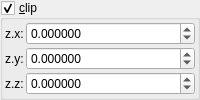
    <widget class="MyGroupBox" name="groupCheck_transf_function_enabledS_false">
     <property name="title">
      <string>&amp;clip</string>
     </property>
     <property name="checkable">
      <bool>true</bool>
     </property>
     <layout class="QVBoxLayout" name="verticalLayout_17" stretch="0">
      <property name="spacing">
       <number>2</number>
      </property>
      <property name="leftMargin">
       <number>2</number>
      </property>
      <property name="topMargin">
       <number>2</number>
      </property>
      <property name="rightMargin">
       <number>2</number>
      </property>
      <property name="bottomMargin">
       <number>2</number>
      </property>
      <item>
       <layout class="QGridLayout" name="gridLayout_6" columnstretch="0,1">
        <property name="spacing">
         <number>2</number>
        </property>
        <item row="1" column="1">
         <widget class="MyDoubleSpinBox" name="spinbox3_transf_offset_333_y">
          <property name="sizePolicy">
           <sizepolicy hsizetype="Minimum" vsizetype="Maximum">
            <horstretch>0</horstretch>
            <verstretch>0</verstretch>
           </sizepolicy>
          </property>
          <property name="prefix">
           <string/>
          </property>
          <property name="suffix">
           <string/>
          </property>
          <property name="decimals">
           <number>6</number>
          </property>
          <property name="minimum">
           <double>-99.989999999999995</double>
          </property>
          <property name="maximum">
           <double>99.989999999999995</double>
          </property>
          <property name="singleStep">
           <double>0.100000000000000</double>
          </property>
         </widget>
        </item>
        <item row="2" column="1">
         <widget class="MyDoubleSpinBox" name="spinbox3_transf_offset_333_z">
          <property name="sizePolicy">
           <sizepolicy hsizetype="Minimum" vsizetype="Maximum">
            <horstretch>0</horstretch>
            <verstretch>0</verstretch>
           </sizepolicy>
          </property>
          <property name="prefix">
           <string/>
          </property>
          <property name="suffix">
           <string/>
          </property>
          <property name="decimals">
           <number>6</number>
          </property>
          <property name="minimum">
           <double>-99.989999999999995</double>
          </property>
          <property name="maximum">
           <double>99.989999999999995</double>
          </property>
          <property name="singleStep">
           <double>0.100000000000000</double>
          </property>
         </widget>
        </item>
        <item row="0" column="1">
         <widget class="MyDoubleSpinBox" name="spinbox3_transf_offset_333_x">
          <property name="sizePolicy">
           <sizepolicy hsizetype="Minimum" vsizetype="Maximum">
            <horstretch>0</horstretch>
            <verstretch>0</verstretch>
           </sizepolicy>
          </property>
          <property name="prefix">
           <string/>
          </property>
          <property name="suffix">
           <string/>
          </property>
          <property name="decimals">
           <number>6</number>
          </property>
          <property name="minimum">
           <double>-99.989999999999995</double>
          </property>
          <property name="maximum">
           <double>99.989999999999995</double>
          </property>
          <property name="singleStep">
           <double>0.100000000000000</double>
          </property>
         </widget>
        </item>
        <item row="2" column="0">
         <widget class="QLabel" name="label_22">
          <property name="text">
           <string>z.z:</string>
          </property>
         </widget>
        </item>
        <item row="1" column="0">
         <widget class="QLabel" name="label_23">
          <property name="text">
           <string>z.y:</string>
          </property>
         </widget>
        </item>
        <item row="0" column="0">
         <widget class="QLabel" name="label_24">
          <property name="text">
           <string>z.x:</string>
          </property>
         </widget>
        </item>
       </layout>
      </item>
     </layout>
    </widget>
